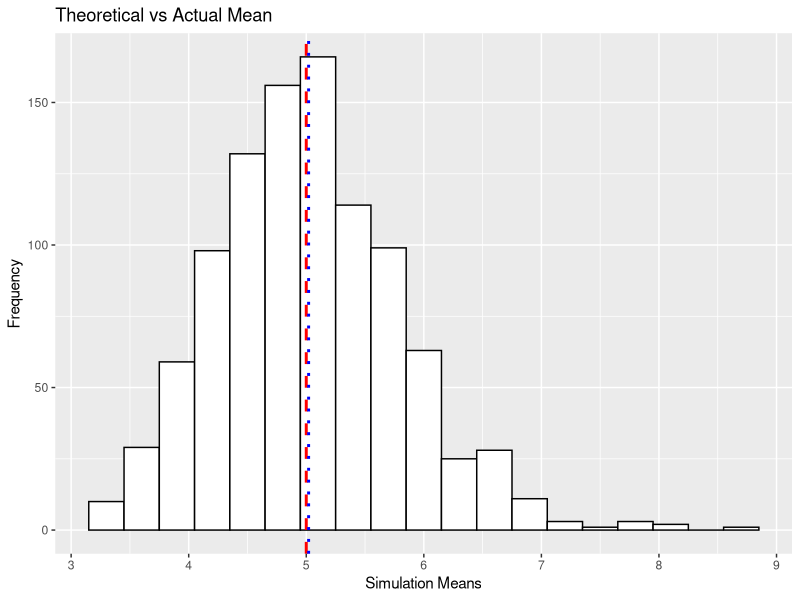
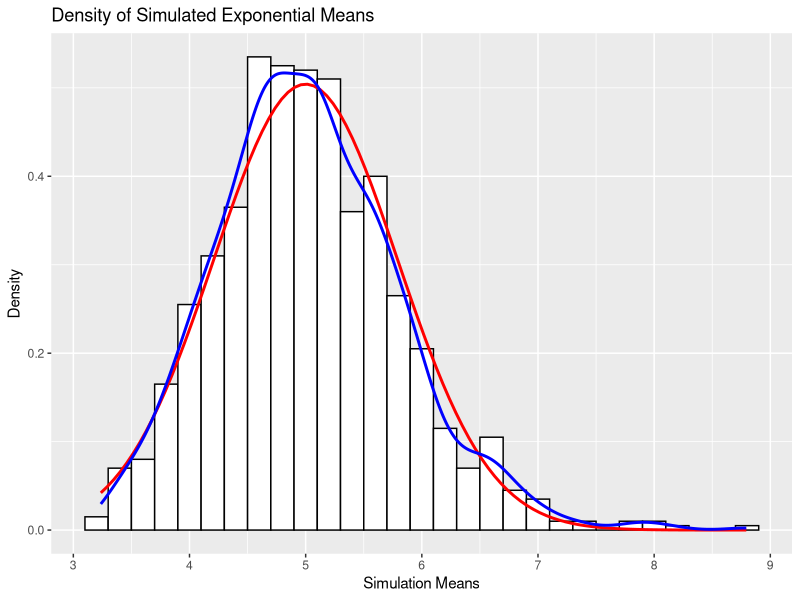

Generate these figures, in order, with R:
## ---- chunk 1
setwd("/Users/sexybaboy/Documents/Files/Zetch/Online Courses/Data Science Specialization Feb18/R/Statistical Inference")
## ---- chunk 2
set.seed(2018)
## ---- chunk 3
n <- 40              # sample size
lambda <- 0.2        # number of exponentials
simNum <- 1000       # number of simulations
## ---- chunk 4
simMeans = NULL
for (i in 1 : 1000) {
  simMeans = c(simMeans, mean(rexp(n,lambda)))
}

head(simMeans)
## ---- chunk 5
theosampMean <- round(1/lambda,3)
theosampMean
## ---- chunk 6
actualMean <- round(mean(simMeans),3)
actualMean
## ---- chunk 7
require(ggplot2)
simMeansDf <- as.data.frame(simMeans)
g <- ggplot(simMeansDf, aes(x = simMeans))
g <- g + geom_histogram(binwidth = .3, color = "black", fill = "white") +
  geom_vline(xintercept = theosampMean, color = "red", size = 1, linetype = 2) +
  geom_vline(xintercept = actualMean, color = "blue", size = 1, linetype = 3) +
  labs(x = "Simulation Means", y = "Frequency", 
  title = "Theoretical vs Actual Mean")
g
## ---- chunk 8
theosampVar <- round((1/lambda)^2/n,3)
theosampVar
## ---- chunk 9
actualVar <- round(var(simMeans),3)
actualVar
## ---- chunk 10
tab <- matrix(c(theosampMean, actualMean, 
                theosampVar,actualVar),
              ncol = 2, byrow = TRUE)
colnames(tab) <- c("Theoretical","Sample")
rownames(tab) <- c("Mean","Variance")
tab <- as.table(tab)
tab
## ---- chunk 11
g <- ggplot(simMeansDf, aes(x=simMeans))
g <- g + geom_histogram(binwidth = .2, color = "black", fill = "white" , aes(y = ..density..)) +
  stat_function(fun = dnorm, args = list(mean = theosampMean, sd = sd(simMeans)), 
                color = "red", size = 1) +
  stat_density(geom = "line", color = "blue", size = 1)  +
  labs(x = "Simulation Means", y = "Density", 
       title = "Density of Simulated Exponential Means")
g
